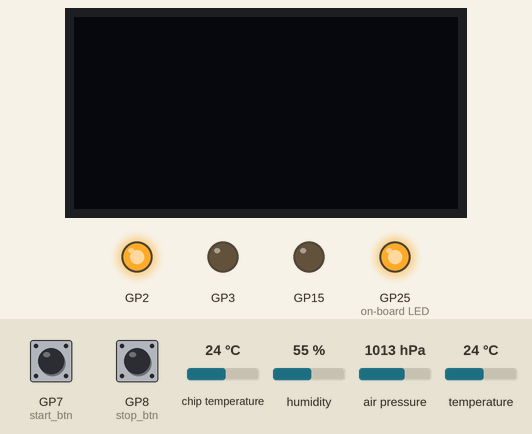
This program was run on a simulated Raspberry Pi Pico running MicroPython. On the bench: 128×64 one-colour display, output pins drawn as LEDs (lit = HIGH). The inputs (shaded band) are chosen by the test bench; at power-on: GP7 (start_btn) HIGH, GP8 (stop_btn) HIGH, chip temperature 24 °C, humidity 55 %, air pressure 1013 hPa, temperature 24 °C. WiFi joins after 1.5 s; the clock reads 2024-03-15 10:24:30 at power-on unless the program sets it; random numbers come from a fixed seed; outgoing connections fail; library files of the repository ran but are not shown: bme280.py; what the program prints to the serial console is not drawn. At 9.2 s the program stops and its outputs stay as they are.

Above: at 5.2 s.
5.3 s: GP7 (start_btn) pulled LOW for 1.3 s
At 8.9 s:
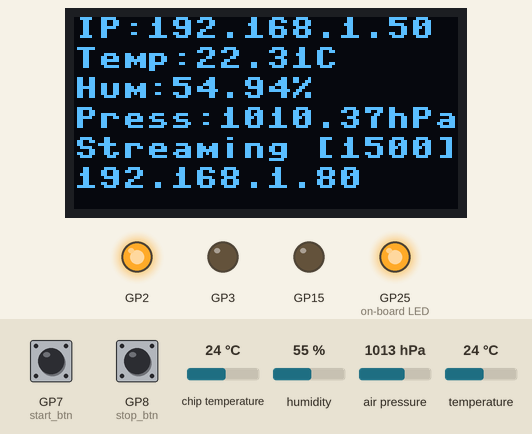
At 10.2 s:
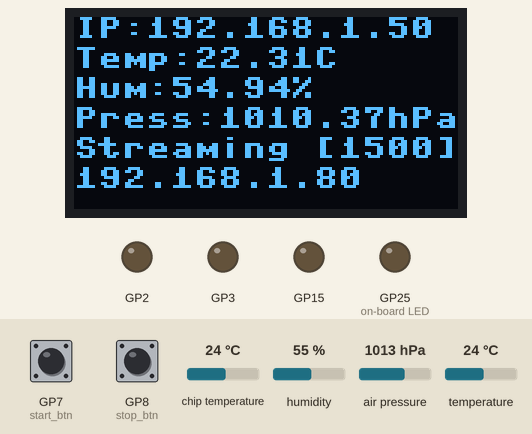
Timing chart, 0 to 10.7 s (numbered marks = the images above; inputs shaded):
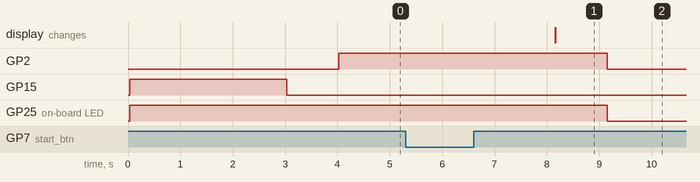

The program:

main.py
```python
# Required Libraries"
# micropython-bme280
from data import Data
from machine import Pin
import time
import random
import machine
import gc
import os

start_btn = Pin(7, Pin.IN, Pin.PULL_UP)
stop_btn = Pin(8, Pin.IN, Pin.PULL_UP)

s = os.statvfs('/')

with Data() as data:
    local_ip = data.wlan.ifconfig()[0]

    try:
        while True:
            time.sleep(1)
            if start_btn.value() == 0:
                while True:
                    time.sleep(2)
                    if stop_btn.value() == 0:
                        break
                    payload = {
                        "id": random.randrange(60000000),
                        "picow": {
                            "local_ip": local_ip,
                            "temperature": data.get_board_temperature(),
                            "free_storage_kb":s[0]*s[3]/1024,
                            "mem_alloc_bytes":gc.mem_alloc(),
                            "mem_free_bytes":gc.mem_free(),
                            "cpu_freq_mhz": machine.freq()/1000000,

                        },
                        "bme280": data.read_bme280(),
                    }
                    data.display()
                    data.remoteHost_send(payload)

    except Exception as e:
        print(f"[*Exception]: {e}")
    except KeyboardInterrupt:
        print("[*] Keyboard Program Interrupted.")
        print(f"Exception(KeyboardInterrupt)")
```

data.py
```python
import network
import socket
import json
import time
from machine import ADC, Pin, I2C
from bme280 import BME280
import rp2
import binascii
import picozero
import ntptime
from ssd1306 import SSD1306_I2C


# Wifi, can be overwriten
wifi_sid = ""
wifi_pswd = ""

# Remote Host, can be overwriten
remote_port = 1500
remote_address = "192.168.1.80"

# i2c variables bme 280 and ssd1306
i2c = I2C(0, sda=Pin(0), scl=Pin(1), freq=400000)
oled = SSD1306_I2C(128, 64, i2c)

# Country Location
rp2.country('US')

class Data:
    def __init__(
        self, port=remote_port, host=remote_address, sid=wifi_sid, pwd=wifi_pswd
    ):
        self.wifi_sid = sid
        self.wifi_pswd = pwd
        self.remote_port = port
        self.remote_address = host
        self.wlan = network.WLAN()
        self.wlan.active(True)
        self.i2c = i2c
        self.bme = BME280(i2c=self.i2c)

    def __enter__(self):
        Pin("LED", Pin.OUT).on()
        self.wifi_connect()
        ntptime.settime()
        print("Press the button 1 to start streaming. and button 2 to stop.")
        return self

    def __exit__(self, exc_type, exc_value, exc_traceback):
        Pin("LED", Pin.OUT).off()
        Pin(2, Pin.OUT).off()
        Pin(3, Pin.OUT).off()

    def wifi_connect(self):
        try:
            for i in range(10):
                if self.wlan.isconnected() != True:
                    print("Waiting for connection...")
                    Pin(15, Pin.OUT).on()
                    self.wlan.connect(self.wifi_sid, self.wifi_pswd)
                    time.sleep(3)
                    Pin(15, Pin.OUT).off()
                    time.sleep(1)
                else:
                    print(f"* Local IP: {self.wlan.ifconfig()[0]}")
                    Pin(2, Pin.OUT).on()
                    Pin(15, Pin.OUT).off()
            return self.wlan
        except Exception as error:
            print(f"[*Exception] has been occured while connecting to wifi.: {error}")

    def remoteHost_send(self, dictionary: dict):
        try:
            sock = socket.socket()
            sock.connect((self.remote_address, self.remote_port))
            jsondata = json.dumps(dictionary)
            print(f"[*] Sending json to remote host {self.remote_address}:\n{jsondata}")
            Pin(3, Pin.OUT).on()
            sock.send(jsondata)
            sock.close()
            time.sleep(0.5)
            Pin(3, Pin.OUT).off()
        except Exception as error:
            print(
                f"[*Exception]: An error has been occured while connecting to remote host: {error}"
            )
            raise Exception(f"Remote Host Unrechhable: {error}")

    def list_networks(self):
        networks = self.wlan.scan() # list with tuples (ssid, bssid, channel, RSSI, security, hidden)
        networks.sort(key=lambda x:x[3],reverse=True) # sorted on RSSI (3)
        for i, w in enumerate(networks):
              print(i+1, w[0].decode(), binascii.hexlify(w[1]).decode(), w[2], w[3], w[4], w[5])

    def get_board_temperature(self) -> float:
        return picozero.pico_temp_sensor.temp

    def read_bme280(self):
        temp, press, hum = self.bme.values
        now = time.gmtime()
        return {
            "temperature": temp,
            "pressure": press,
            "humidity": hum,
            "read_datetime": f"{now[0]}-{now[1]}-{now[2]} {now[3]}:{now[4]}:{now[5]}",
        }

    def display(self):
        temp, press, hum = self.bme.values
        ip = self.wlan.ifconfig()[0]
        oled.fill(0)
        oled.text(f"IP:{ip}",0,0)
        oled.text(f"Temp:{temp}",0,10)
        oled.text(f"Hum:{hum}",0,20)
        oled.text(f"Press:{press}",0,30)
        oled.text(f"Streaming [{remote_port}]:",0,40)
        oled.text(f"{remote_address}",0,50)
        oled.show()
```

Measured:
- after the input at 5.3 s, GP2, GP25 (on-board LED): HIGH → LOW after 3.9 s; the display: changes after 2.9 s (image 1)
